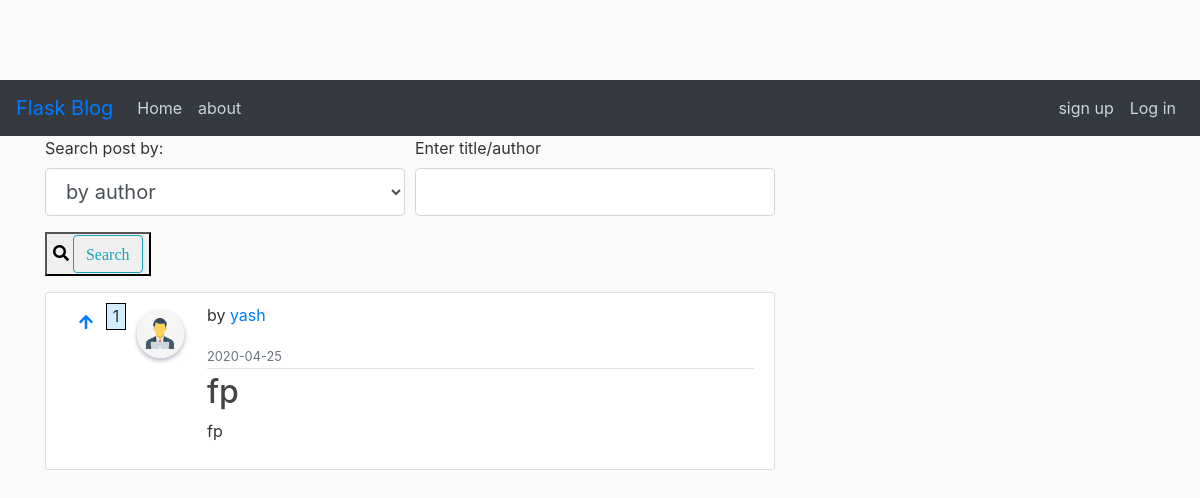
Page /home on the earlier database version.
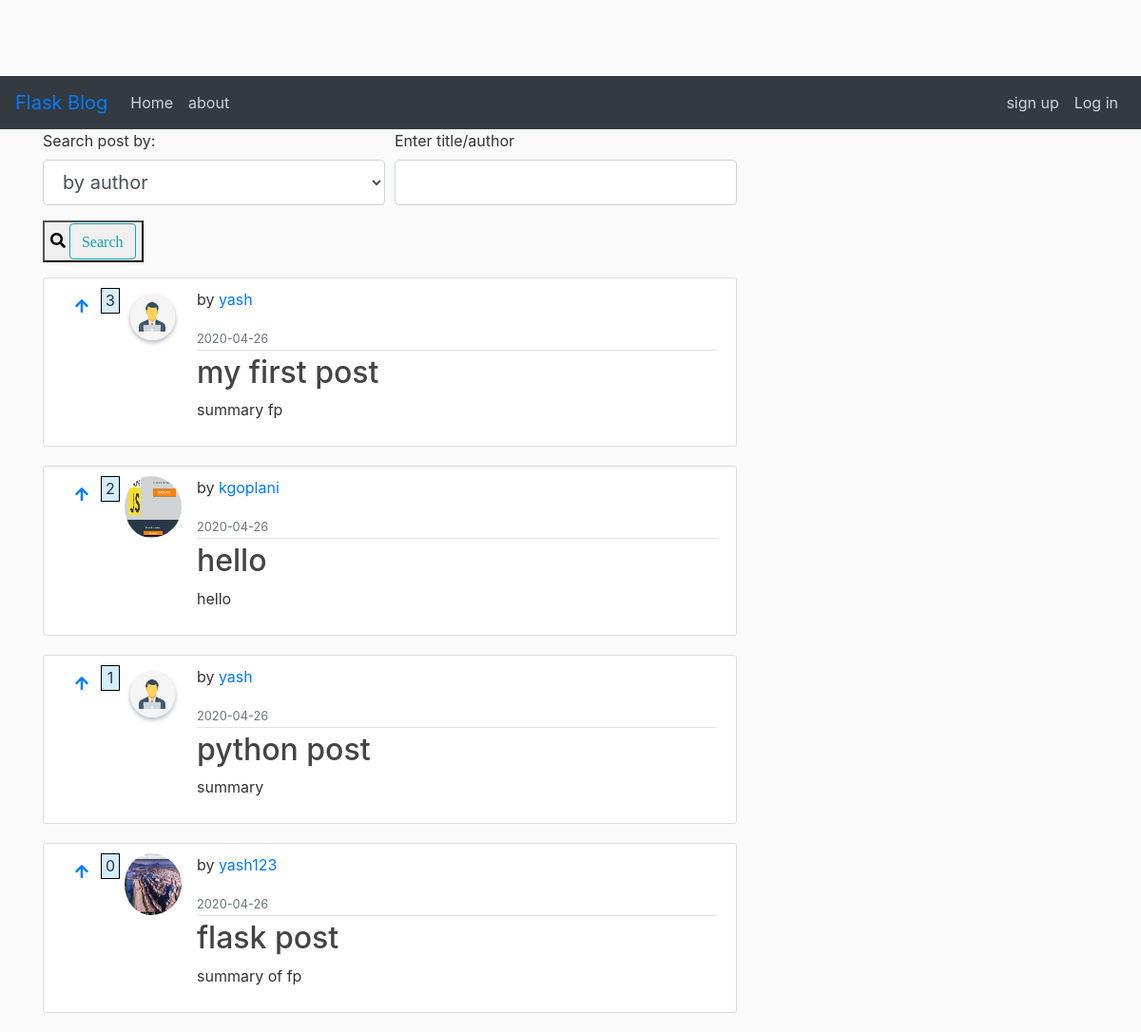
Same page on the later database version.
### flaskblog/models.py (models this page shows, shortened)
class Post(db.Model):
	id = db.Column(db.Integer, primary_key = True)
	title = db.Column(db.String(100), nullable = False)
	summary = db.Column(db.String(100), nullable = False)
	date_posted = db.Column(db.DateTime, nullable = False, default=datetime.utcnow)
	content = db.Column(db.Text, nullable = False)
	user_id = db.Column(db.Integer, db.ForeignKey('user.id'), nullable = False)
	upvotes = db.Column(db.Integer, default=0)
	downvotes = db.Column(db.Integer, default=0)
	comments = db.relationship('Comment', secondary=post_comments, backref=db.backref('posted_on', lazy='dynamic'))

class User(db.Model, UserMixin):
	id = db.Column(db.Integer, primary_key = True)
	username = db.Column(db.String(20), unique = True, nullable = False)
	email = db.Column(db.String(120), unique = True, nullable = False)
	image_file = db.Column(db.String(20), nullable = False, default = 'default.jpg')
	password = db.Column(db.String(60), nullable = False)
	posts = db.relationship('Post', backref = 'author', lazy = True)
	bookmarks = db.relationship('Post', secondary=user_bookmarks, backref=db.backref('users', lazy='dynamic'))
	comments = db.relationship('Comment', backref = 'commenter', lazy= True)
	messages = db.relationship('Message', backref = 'sender', lazy = 'dynamic', foreign_keys = 'Message.uidsender')
	receiver = db.relationship('Message', backref = 'received', lazy = 'dynamic', foreign_keys = 'Message.uidreceiver')

### flaskblog/routes.py (the view)
@app.route('/')
@app.route('/home', methods=['GET', 'POST'])
def home():
	blist = None
	posts = Post.query.order_by(Post.upvotes.desc()).all()
	form = SearchForm()
	form2 = UpvoteForm()
	form3 = BookmarkForm()
	if current_user.is_authenticated:
		blist = current_user.bookmarks
	if form.validate_on_submit():
		x = form.select.data
		y = form.search.data
		return redirect(url_for('searchresult', ref = x, arg = y))
	return render_template('home.html', posts=posts, form = form, form2 = form2, form3 = form3, blist = blist)

### flaskblog/forms.py
class SearchForm(FlaskForm):
	choices = [
		(1, 'by author'),
		(2, 'by post title'),
	]
	select = SelectField('Search post by: ', choices = choices)
	search = StringField('Enter title/author', validators = [DataRequired(), Length(min = 5, max = 30)])
	submit = SubmitField('Search')

class UpvoteForm(FlaskForm):
	submit = SubmitField('')

### flaskblog/templates/home.html (shortened to what this page needs)
{% extends "layout.html" %}
{% block content %}
    <form method="POST" action="" enctype="multipart/form-data">
      <fieldset class="form-group">
          <div class="form-row">
            <div class="col">
                {{ form.select.label(class="form-control-label") }}
                {{ form.select(class="form-control form-control-lg") }}
              </div>
              <div class="col">
                {{ form.search.label(class="form-control-label") }}
                {{ form.search(class="form-control form-control-lg") }}
              </div>
            </div>
        </fieldset>
      <div class="form-group">
        <button type="submit"><i class="fa fa-search">
        {{ form.submit(class="btn btn-outline-info") }}
        </i></button>
      </div>
    </form>
  {% for post in posts %}
        <article class="media content-section">
          <form method="POST" action="{{ url_for('upvote', post_id=post.id) }}">
            <button id="clicked" type="submit" class="btn btn-link" data-toggle="popover" title="Upvote" data-content="You can upvote posts!">
                <span class="fa fa-arrow-up"></span>
            </button>
          </form>
          <div style="width:20px; height:20px; border: 1px solid black; text-align: center; background-color: #D4EDFE; padding-bottom: 25px;">
            <p>{{ post.upvotes }}</p>
          </div>
          <img class="rounded-circle article-img" style="padding-left:5px;" src="{{ url_for('static', filename='profile_pics/' + post.author.image_file) }}">
          <div class="media-body">
            <div class="article-metadata">
              <p>by <a href="{{ url_for('displayuser', user_id = post.author.id) }}"> {{ post.author.username }} </a></p>
              <small class="text-muted">{{ post.date_posted.strftime('%Y-%m-%d') }}</small>
            </div>
            <h2><a class="article-title" href="{{ url_for('post_display', post_id=post.id) }}">{{ post.title }}</a></h2>
            <p class="article-content">{{ post.summary }}</p>
          </div>
        </article>
    {% endfor %}
{% endblock content %}

### flaskblog/templates/layout.html (shortened to what this page needs)
<!DOCTYPE html>
<html>
<head>
      <link rel="stylesheet" href="https://maxcdn.bootstrapcdn.com/bootstrap/4.0.0/css/bootstrap.min.css">
      <link rel="stylesheet" href="https://use.fontawesome.com/releases/v5.7.0/css/all.css">
    <link rel="stylesheet" type="text/css" href="{{ url_for('static', filename='main.css') }}">
</head>
<body>
    <header class="site-header">
      <nav class="navbar navbar-expand-lg navbar-primary bg-dark">
        <a class="navbar-brand" href="#">Flask Blog</a>
        <div class="collapse navbar-collapse" id="navbarNav">
          <ul class="navbar-nav">
            <li class="nav-item active">
              <a class="nav-link" href="{{ url_for('home') }}">Home <span class="sr-only">(current)</span></a>
            </li>
            <li class="nav-item">
              <a class="nav-link" href="{{ url_for('about') }}">about</a>
            </li>
          </ul>
        </div>
            <ul class="nav navbar-nav navbar-right">
              {% if current_user.is_authenticated %}
                <li class="nav-item"><a class = "nav-link" href="{{ url_for('account') }}">account</a></li>
                <li class="nav-item"><a class = "nav-link" href="{{ url_for('new') }}">New Post</a></li>
                <li class="nav-item"><a class = "nav-link" href="{{ url_for('logout') }}">Log out</a></li>
              {% else %}
                <li class="nav-item"><a class = "nav-link" href="{{ url_for('register') }}">sign up</a></li>
                <li class="nav-item"><a class = "nav-link" href="{{ url_for('login') }}">Log in</a></li>
              {% endif %}
          </ul>
      </nav>
    </header>
    <main role="main" class="container">
      <div class="row">
        <div class="col-md-8">
          {% block content %}{% endblock %}
        </div>
      </div>
    </main>
</body>
</html>

### flaskblog/static/main.css (style rules this page uses)
body { background: #fafafa; color: #333333; margin-top: 5rem; }
h1, h2, h3, h4, h5, h6 { color: #444444; }
.site-header .navbar-nav .nav-link { color: #cbd5db; }
.content-section { background: #ffffff; padding: 10px 20px; border: 1px solid #dddddd; border-radius: 3px; margin-bottom: 20px; }
.article-title { color: #444444; }
.article-content { white-space: pre-line; }
.article-img { height: 65px; width: 65px; margin-right: 16px; }
.article-metadata { padding-bottom: 1px; margin-bottom: 4px; border-bottom: 1px solid #e3e3e3 }

Differences in the rows shown:
removed Post: upvotes "1", image_file (picture), author.username "yash", date_posted "2020-04-25", title "fp", summary "fp"
added Post: upvotes "3", image_file (picture), author.username "yash", date_posted "2020-04-26", title "my first post", summary "summary fp"
added Post: upvotes "2", image_file (picture), author.username "kgoplani", date_posted "2020-04-26", title "hello", summary "hello"
added Post: upvotes "1", image_file (picture), author.username "yash", date_posted "2020-04-26", title "python post", summary "summary"
added Post: upvotes "0", image_file (picture), author.username "yash123", date_posted "2020-04-26", title "flask post", summary "summary of fp"
